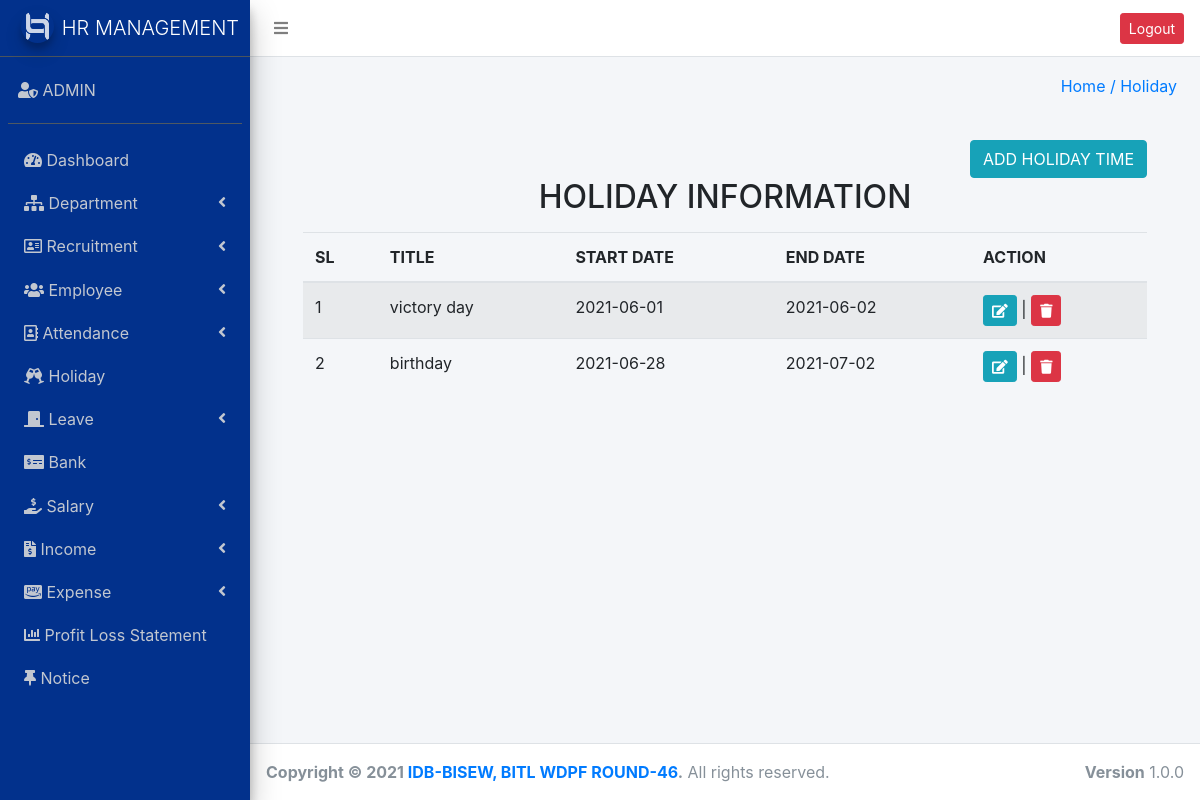
The page /holiday.php (signed in) on the database its author committed.
### tables this page shows
CREATE TABLE `holiday` (
  `holidayID` int(11) NOT NULL,
  `title` varchar(255) NOT NULL,
  `start_date` date NOT NULL,
  `end_date` date NOT NULL
);

### holiday.php (the view, shortened to what this page needs)
<?php
require_once("header.php");
require_once("sidebar.php");?>
<section class="content-header">
      <div class="container-fluid">
        <div class="row mb-2">
          <div class="col-sm-6">
          </div>
          <div class="col-sm-6">
            <ol class="breadcrumb float-sm-right">
              <li class="breadcrumb-item"><a href="#">Home / Holiday</a></li>
            </ol>
          </div>
        </div>
      </div>
    </section >
<section class="content">
      <div class="container-fluid">
        <div class="row">
          <div class="col-md-12">
         <?php
                $m=$conn->query("SELECT holidayID,`title`,`start_date`,`end_date` FROM `holiday`");
                ?>
              <div class="container">
                <div class="rowclearfix">
                  <div class="col-md-12 text-right">
                    <a href="add_holiday.php" class="btn btn-info mt-3">ADD HOLIDAY TIME</a>
                  </div>
                  <div class="col-md-12">
                    <h2 class=" text-center mb-3">HOLIDAY INFORMATION</h2>
                    <table class="table table-striped hover" >
                      <thead>
                        <tr >
                          <th>SL</th>
                          <th>TITLE</th>
                          <th>START DATE</th>
                          <th>END DATE</th>
                          <th>ACTION</th>
                        </tr>
                      </thead>
                      <tr >
                          <?php
                           $i=0;
                   while($ii=$m->fetch_assoc()){?>
                    <td><?php echo++$i?></td>
                        <td><?php echo$ii['title'];?></td>
                        <td><?php echo$ii['start_date'];?></td>
                        <td><?php echo$ii['end_date']; ?></td>
                        <td>
                          <a class=" btn btn-info btn-sm" href="holiday_updated.php?ff=<?php echo $ii['holidayID'] ?>"><i class="fas fa-edit"></i></a>
                           |
                    <a href="holiday_delete.php?ff=<?php echo $ii['holidayID'] ?>" class="btn btn-sm btn-danger" onclick="return confirm('Are you sure?')"><i class="fas fa-trash"></i></a>
                          </td>
                         </tr>
                         <?php } ?>
                    </table>
                  </div>
                  </div>
                </div>
              </div>
              </div>
            </div>
          </div>
        </div>
<?php require("footer.php"); ?>

### rows shown on the page
holiday: title "victory day", start_date "2021-06-01", end_date "2021-06-02"
holiday: title "birthday", start_date "2021-06-28", end_date "2021-07-02"
